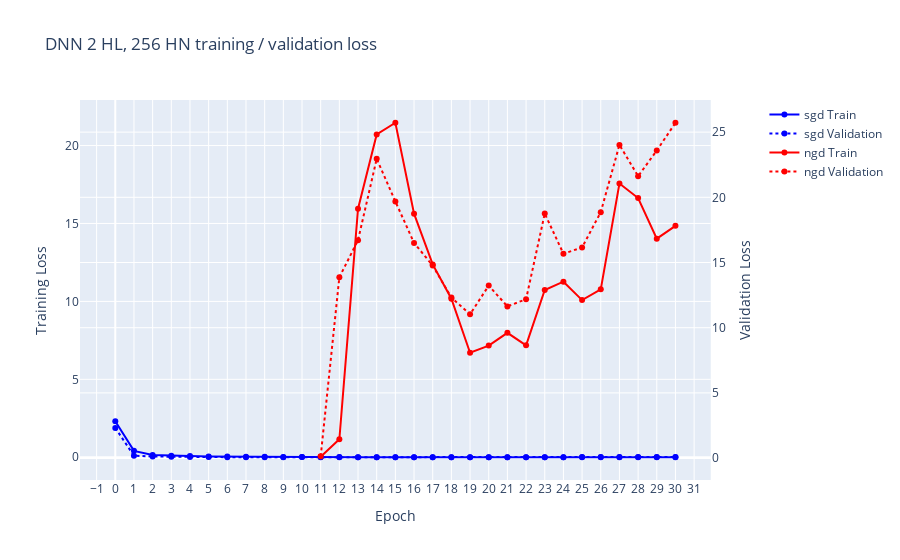

Here is the notebook cell this chart was saved with:
### Markdown cell above
#### **3. Visualising training / validation loss results**

Check that the models all converged.

Displays training and testing data for each model separately, with 4 traces on each graph.

The traces are: SGD training, SGD testing, NGD training, NGD testing.

### Code cell
# Display training / val data for all models for NGD / SGD

epochs = np.arange(1, hp["num_epochs"]+1)

loss_figures = {}

color_cycle = ['rgb(0, 0, 255)', 'rgb(255, 0, 0)']

for title in models.keys():
    loss_fig = make_subplots(specs=[[{"secondary_y" : True}]])
    color_index = 0
    for optim in optimizers:
        color = color_cycle[color_index % len(color_cycle)]
        color_index += 1
        loss_fig.add_trace(go.Scatter(
            x=np.arange(0, hp["num_epochs"]+1),
            y=train_losses[title][optim],
            mode="lines+markers",
            line=dict(color=color),
            name=f"{optim} Train",
        ), secondary_y=False)
        loss_fig.add_trace(go.Scatter(
            x=np.arange(0, hp["num_epochs"]+1),
            y=val_losses[title][optim],
            mode="lines+markers",
            line=dict(color=color, dash='dot'),
            name=f"{optim} Validation",
        ), secondary_y=True)
    loss_fig.update_layout(
        title=f"{title} training / validation loss",
        xaxis_title="Epoch",
        xaxis=dict(
            tickmode='linear',
            tick0=0,
            dtick=1,
        ),
        yaxis_type="linear",
    )
    loss_fig.update_yaxes(title_text="Training Loss", secondary_y=False)
    loss_fig.update_yaxes(title_text="Validation Loss", secondary_y=True)
    loss_figures[title] = loss_fig
    loss_fig.show()

### Figure 1 — Plotly figure (JSON) as saved in the notebook; plotly's stock layout.template omitted (floating-point values rounded to 4 significant figures)
{"data": [{"line": {"color": "rgb(0, 0, 255)"}, "mode": "lines+markers", "name": "sgd Train", "type": "scatter", "x": [0, 1, 2, 3, 4, 5, 6, 7, 8, 9, 10, 11, 12, 13, 14, 15, 16, 17, 18, 19, 20, 21, 22, 23, 24, 25, 26, 27, 28, 29, 30], "xaxis": "x", "y": [2.312, 0.41, 0.1481, 0.09996, 0.07418, 0.05603, 0.04455, 0.03588, 0.02818, 0.02245, 0.01732, 0.01342, 0.01057, 0.008078, 0.006398, 0.005395, 0.003973, 0.003199, 0.002603, 0.002162, 0.001923, 0.001699, 0.001525, 0.001361, 0.001228, 0.001137, 0.001058, 0.0009746, 0.000898, 0.0008468, 0.0007969], "yaxis": "y"}, {"line": {"color": "rgb(0, 0, 255)", "dash": "dot"}, "mode": "lines+markers", "name": "sgd Validation", "type": "scatter", "x": [0, 1, 2, 3, 4, 5, 6, 7, 8, 9, 10, 11, 12, 13, 14, 15, 16, 17, 18, 19, 20, 21, 22, 23, 24, 25, 26, 27, 28, 29, 30], "xaxis": "x", "y": [2.312, 0.1815, 0.118, 0.09502, 0.08326, 0.07446, 0.06893, 0.06979, 0.06911, 0.06515, 0.07272, 0.06456, 0.06216, 0.06572, 0.06748, 0.06476, 0.06791, 0.06695, 0.06681, 0.06874, 0.06961, 0.06951, 0.07097, 0.07038, 0.07167, 0.07215, 0.07234, 0.07283, 0.07404, 0.07364, 0.07464], "yaxis": "y2"}, {"line": {"color": "rgb(255, 0, 0)"}, "mode": "lines+markers", "name": "ngd Train", "type": "scatter", "x": [0, 1, 2, 3, 4, 5, 6, 7, 8, 9, 10, 11, 12, 13, 14, 15, 16, 17, 18, 19, 20, 21, 22, 23, 24, 25, 26, 27, 28, 29, 30], "xaxis": "x", "y": [null, null, null, null, null, null, null, null, null, null, null, 0.02891, 1.154, 15.95, 20.71, 21.46, 15.63, 12.37, 10.17, 6.706, 7.166, 7.985, 7.181, 10.73, 11.26, 10.08, 10.77, 17.56, 16.63, 14.03, 14.85], "yaxis": "y"}, {"line": {"color": "rgb(255, 0, 0)", "dash": "dot"}, "mode": "lines+markers", "name": "ngd Validation", "type": "scatter", "x": [0, 1, 2, 3, 4, 5, 6, 7, 8, 9, 10, 11, 12, 13, 14, 15, 16, 17, 18, 19, 20, 21, 22, 23, 24, 25, 26, 27, 28, 29, 30], "xaxis": "x", "y": [null, null, null, null, null, null, null, null, null, null, null, 0.1348, 13.86, 16.71, 22.96, 19.68, 16.5, 14.77, 12.31, 11.03, 13.23, 11.63, 12.19, 18.75, 15.67, 16.16, 18.86, 24.02, 21.63, 23.59, 25.72], "yaxis": "y2"}], "layout": {"title": {"text": "DNN 2 HL, 256 HN training / validation loss"}, "xaxis": {"anchor": "y", "domain": [0, 0.94], "dtick": 1, "tick0": 0, "tickmode": "linear", "title": {"text": "Epoch"}}, "yaxis": {"anchor": "x", "domain": [0, 1], "title": {"text": "Training Loss"}, "type": "linear"}, "yaxis2": {"anchor": "x", "overlaying": "y", "side": "right", "title": {"text": "Validation Loss"}}}}
